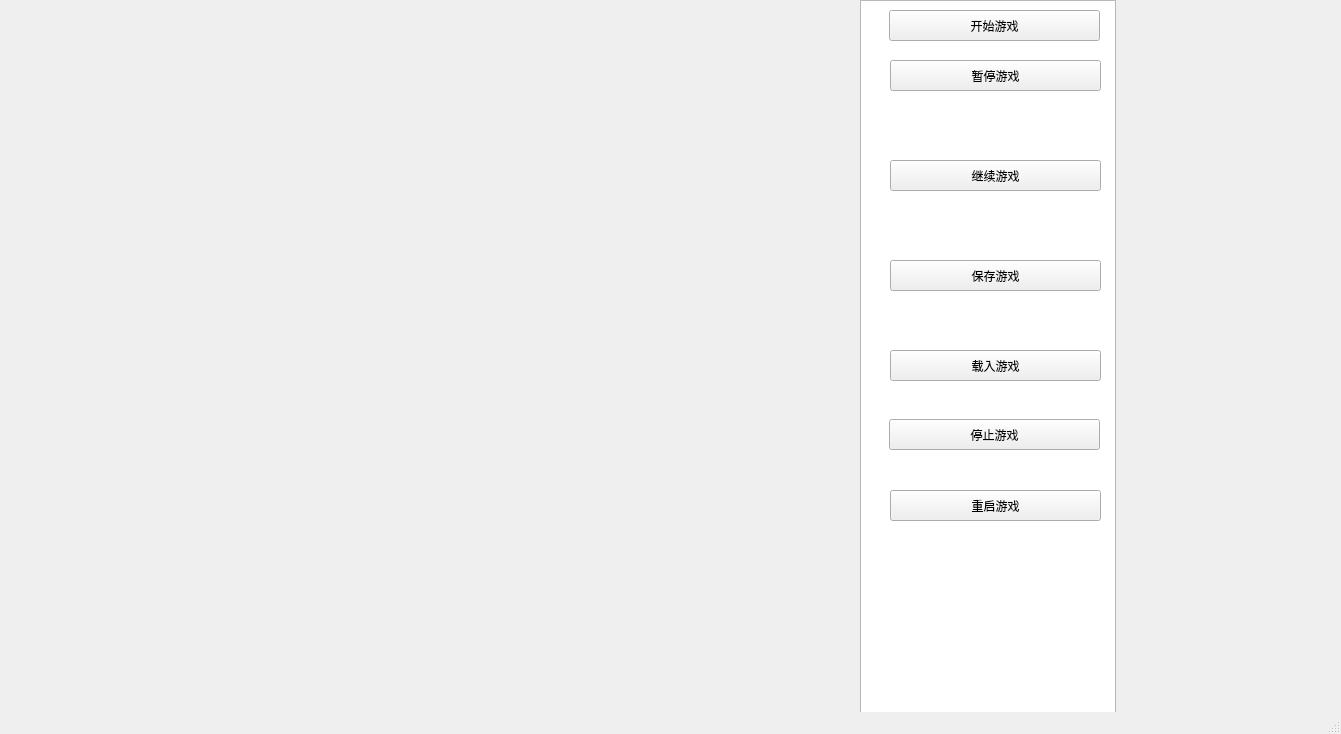
<?xml version="1.0" encoding="UTF-8"?>
<ui version="4.0">
 <class>MainWindow</class>
 <widget class="QMainWindow" name="MainWindow">
  <property name="geometry">
   <rect>
    <x>0</x>
    <y>0</y>
    <width>1341</width>
    <height>734</height>
   </rect>
  </property>
  <property name="windowTitle">
   <string>MainWindow</string>
  </property>
  <widget class="QWidget" name="centralwidget">
   <widget class="QListView" name="listView">
    <property name="geometry">
     <rect>
      <x>860</x>
      <y>0</y>
      <width>256</width>
      <height>771</height>
     </rect>
    </property>
   </widget>
   <widget class="QPushButton" name="pushButton">
    <property name="geometry">
     <rect>
      <x>889</x>
      <y>10</y>
      <width>211</width>
      <height>31</height>
     </rect>
    </property>
    <property name="text">
     <string>开始游戏</string>
    </property>
   </widget>
   <widget class="QPushButton" name="pushButton_2">
    <property name="geometry">
     <rect>
      <x>890</x>
      <y>60</y>
      <width>211</width>
      <height>31</height>
     </rect>
    </property>
    <property name="text">
     <string>暂停游戏</string>
    </property>
   </widget>
   <widget class="QPushButton" name="pushButton_3">
    <property name="geometry">
     <rect>
      <x>890</x>
      <y>160</y>
      <width>211</width>
      <height>31</height>
     </rect>
    </property>
    <property name="text">
     <string>继续游戏</string>
    </property>
   </widget>
   <widget class="QPushButton" name="pushButton_4">
    <property name="geometry">
     <rect>
      <x>890</x>
      <y>260</y>
      <width>211</width>
      <height>31</height>
     </rect>
    </property>
    <property name="text">
     <string>保存游戏</string>
    </property>
   </widget>
   <widget class="QPushButton" name="pushButton_5">
    <property name="geometry">
     <rect>
      <x>890</x>
      <y>350</y>
      <width>211</width>
      <height>31</height>
     </rect>
    </property>
    <property name="text">
     <string>载入游戏</string>
    </property>
   </widget>
   <widget class="QPushButton" name="pushButton_6">
    <property name="geometry">
     <rect>
      <x>889</x>
      <y>419</y>
      <width>211</width>
      <height>31</height>
     </rect>
    </property>
    <property name="text">
     <string>停止游戏</string>
    </property>
   </widget>
   <widget class="QPushButton" name="pushButton_7">
    <property name="geometry">
     <rect>
      <x>890</x>
      <y>490</y>
      <width>211</width>
      <height>31</height>
     </rect>
    </property>
    <property name="text">
     <string>重启游戏</string>
    </property>
   </widget>
  </widget>
  <widget class="QMenuBar" name="menubar">
   <property name="geometry">
    <rect>
     <x>0</x>
     <y>0</y>
     <width>1341</width>
     <height>21</height>
    </rect>
   </property>
  </widget>
  <widget class="QStatusBar" name="statusbar"/>
 </widget>
 <resources/>
 <connections/>
</ui>
